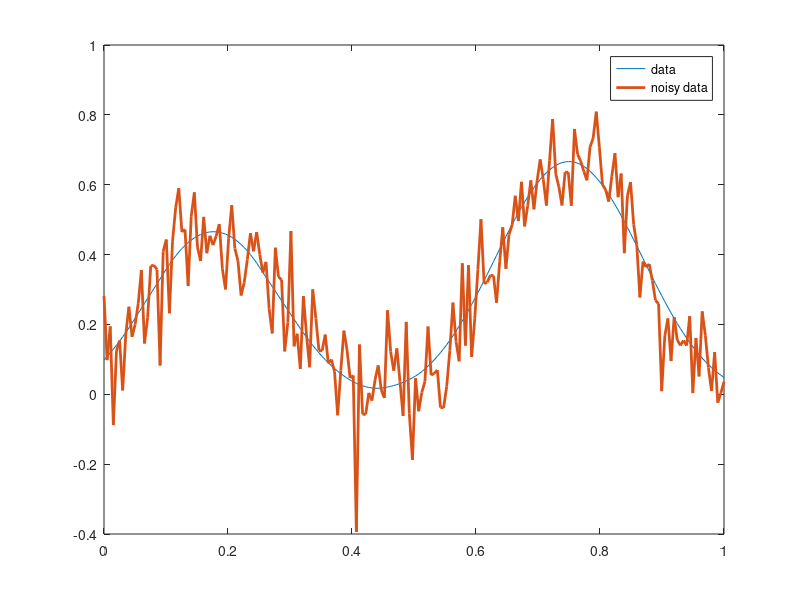
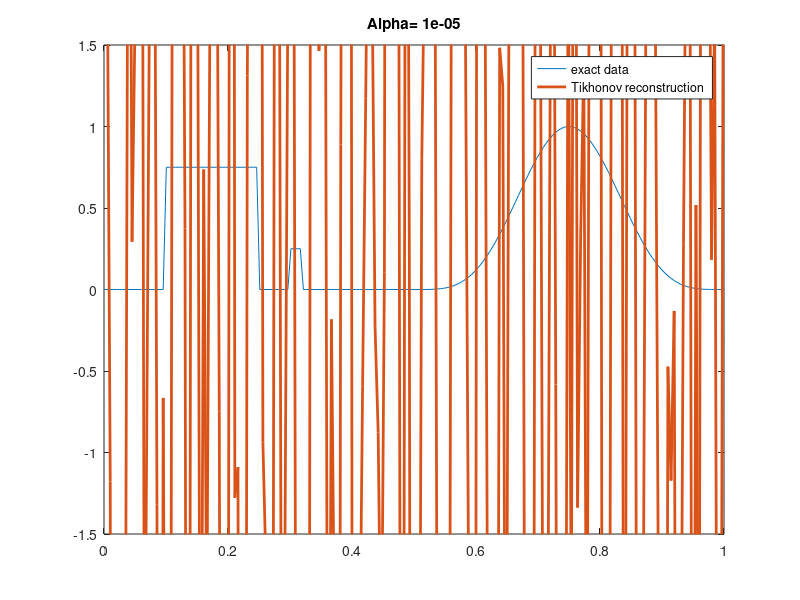
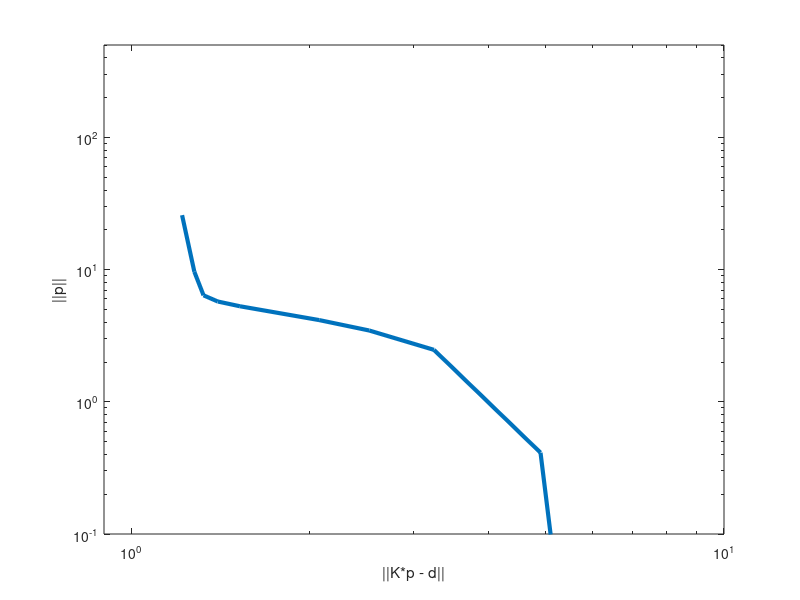
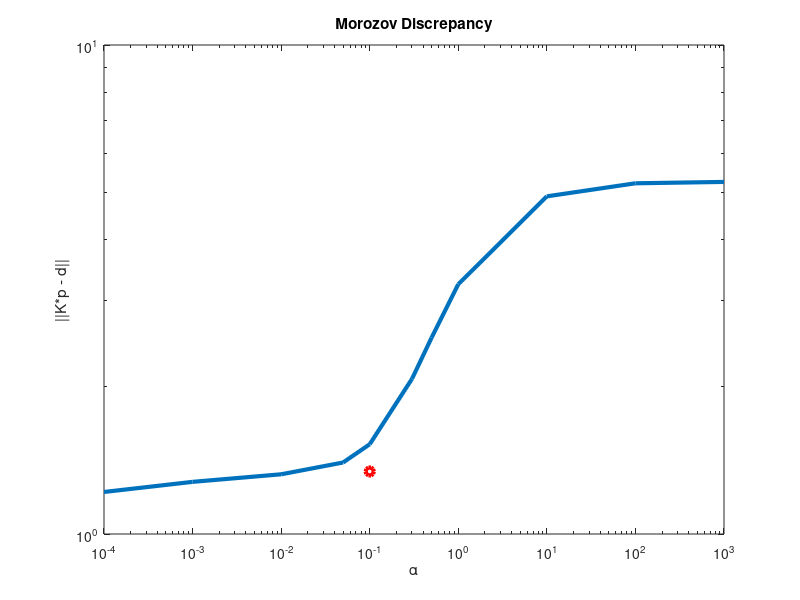

The MATLAB source for these figures, in order:
% Number of discretization points
% N = 200;
close all
N = 200;
C = 0.2;

K = zeros(N,N);
h = 1/N;
x = linspace(0,1,N)';

% discrete convolution matrix
for l = 1:N
    for k = 1:N
      %K(l,k)  = h * power(C,-2) * max(0,C-abs((l-k)*h));
      K(l,k)  = h * power(C,-2) * max(0,C-abs((l-k)*h));
    end
end

% exact parameters
p = 0.75 * (x > .1).*(x < .25) + 0.25 * (x > .3).*(x < .32) + power(sin(2*pi*x),4).*(x > 0.5) + 0.0 * cos(30*pi*x);

% convolved parameters
d = K * p;

% noisy data, noise has sigma (standard deviation) = 0.1
%dn = d + 0.1 * randn(N,1);
%n = sqrt(0.1)*randn(N,1);
n = 0.1*randn(N,1);
dn = d + n;
delta = norm(n)
plot(x,d,x,dn,'Linewidth', 2);
legend('data', 'noisy data');
print('data.pdf')

% Tikhonov regularization parameter
% alpha = 0.05;
alpha = 0.00001;

% solve Tikhonov system
p_alpha = (K'*K + alpha * eye(N))\(K'*dn);
% comment out next 3 if you dont want figure
figure;
plot(x,p,x,p_alpha,'Linewidth', 2), axis([0,1,-1.5,1.5]);
legend('exact data', 'Tikhonov reconstruction');
title(['Alpha= ',num2str(alpha)])
print('reconstruct.pdf')

% solve TSVD
%p_tsvd = (K'*K + alpha * eye(N))\(K'*dn);
% comment out next 3 if you dont want figure
%figure;
%plot(x,p,x,p_tsvd,'Linewidth', 2), axis([0,1,-1.5,1.5]);
%legend('exact data', 'TSVD reconstruction');

% plot L-curve
alpha_list = [1e-4, 1e-3, 1e-2, 5e-2, 1e-1, 3e-1, 5e-1, 1, 1e1, 1e2, 1e3];
no = length(alpha_list);
misfit = zeros(no,1);
reg = zeros(no,1);

for k = 1:no
    alpha = alpha_list(k);
    p_alpha = (K'*K + alpha * eye(N))\(K'*dn);
    misfit(k) = norm(K*p_alpha - dn);
    reg(k) = norm(p_alpha);
end

figure;
loglog(misfit, reg, 'Linewidth', 3);
hold on;
%loglog(misfit(5), reg(5), 'ro', 'Linewidth', 3);
axis([9e-1,10,1e-1,500]);
xlabel('||K*p - d||'); ylabel('||p||');
print('L-curve.pdf')

%
% discover alpha using morozov's discrepancy criterion
%
delta = norm(n);

for k = 1:no
    alpha = alpha_list(k);
    p_alpha = (K'*K + alpha * eye(N))\(K'*dn);
    misfit(k) = norm(K*p_alpha - dn);
    reg(k) = norm(p_alpha);
end

figure;
loglog(alpha_list,misfit, 'Linewidth', 3);
hold on;
loglog(alpha_list(5), delta, 'ro', 'Linewidth', 3);
%axis([9e-1,10,1e-1,500]);
xlabel('\alpha'); ylabel('||K*p - d||');
%mu = 0;
%hold on;
%line = refline([alpha_list(5) mu]);
%set(line,'Color','r')
title('Morozov Discrepancy')
print('morozov.pdf')

%
% discover alpha against the 'true' error
%
delta = norm(n);

for k = 1:no
    alpha = alpha_list(k);
    p_alpha = (K'*K + alpha * eye(N))\(K'*dn);
    misfit(k) = norm(K*p_alpha - d);
end

figure;
loglog(alpha_list,misfit, 'Linewidth', 3);
hold on;
loglog(alpha_list(3), misfit(3), 'ro', 'Linewidth', 3);
xlabel('\alpha'); ylabel('||m_{true} - m_{\alpha}||');
title('Error in Reconstruction')
print('true1d.pdf')
